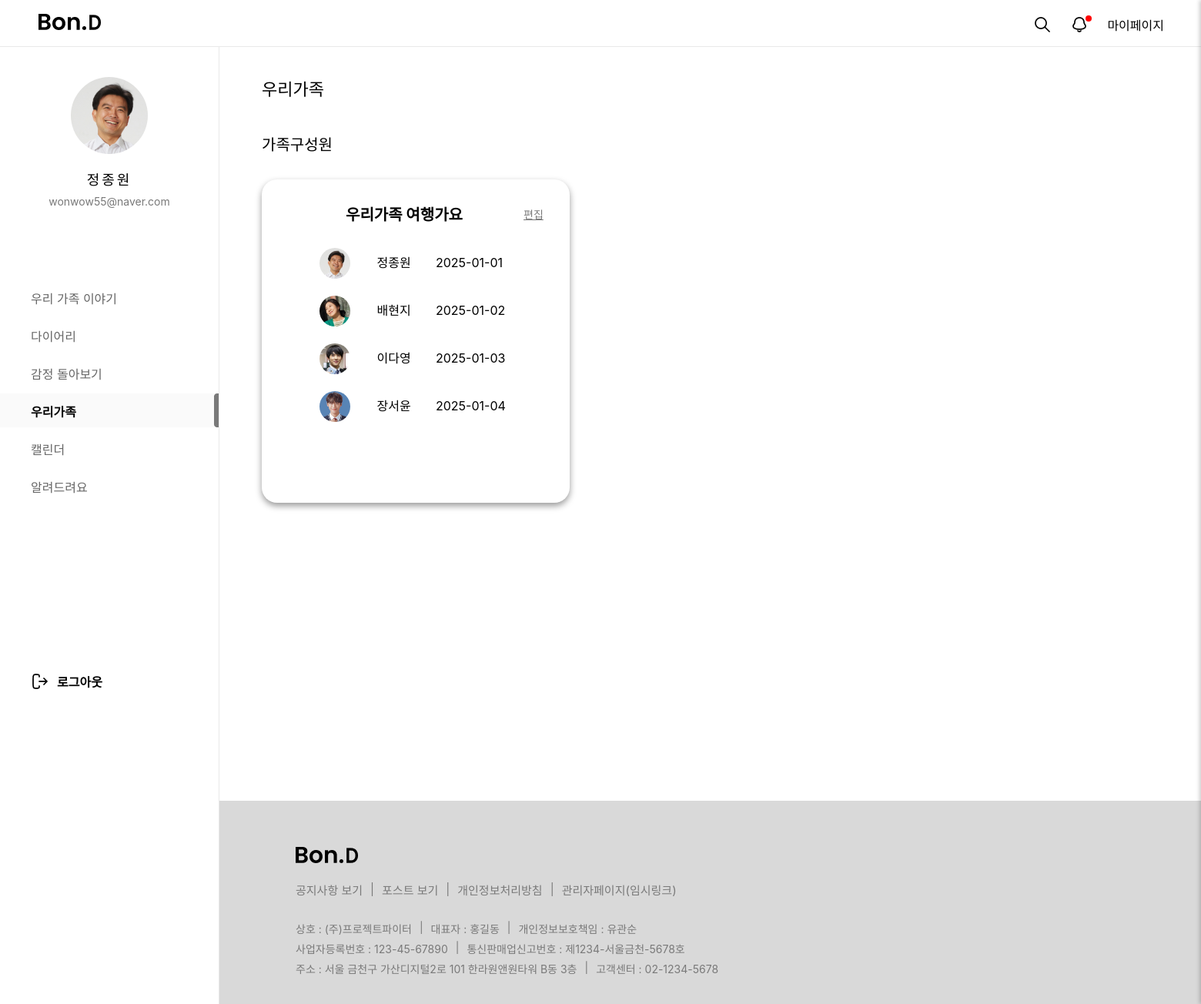
Screenshot of /family1/fam/ (signed in) with the database file from the repository.
### mypage/models.py (models this page shows, shortened)
class Img(models.Model):
  id = models.CharField(max_length=50, primary_key=True)  # 고유한 ID
  img = models.ImageField(upload_to='images/', null=True, blank=True, default='../static/images/calendar1/default_profile.png')  # 디폴트 이미지 설정

### loginpage/models.py (models this page shows, shortened)
class Member(models.Model):
  id = models.CharField(max_length=50,primary_key=True)
  pw = models.CharField(max_length=100)
  name = models.CharField(max_length=100)
  nicName = models.CharField(max_length=100,default='123')
  mail = models.EmailField(max_length=100)
  birthday = models.CharField(max_length=50)
  gender = models.CharField(max_length=10,choices=[('남자', '남자'), ('여자', '여자')])
  mdate = models.DateTimeField(auto_now=True)
  created_group = models.OneToOneField(
        'diary.GroupDiary',  # '앱이름.모델이름' 형식
        on_delete=models.SET_NULL,
        null=True,
        blank=True,
        related_name='creator'
    )
  joined_group = models.ForeignKey(
        'diary.GroupDiary',  # '앱이름.모델이름' 형식
        on_delete=models.SET_NULL,
        null=True,
        blank=True,
        related_name='members'
    )

### family1/views.py (the view)
# urls.py: path('fam/', views.fam, name='fam'),
def fam(request):
    id = request.session.get('session_id')
    if not id:
        return render(request, 'login.html', {'error': '로그인이 필요합니다.'})
    try:
        user = Member.objects.get(id=id)
    except Member.DoesNotExist:
        return render(request, 'fam.html', {'error': '사용자를 찾을 수 없습니다.'})
    created_group = user.created_group or ''
    joined_group = user.joined_group or ''
    created_group_list = list(str(created_group).split(','))
    joined_group_list = list(str(joined_group).split(','))
    created_group_name = created_group_list[2] if len(created_group_list) > 2 else None
    joined_group_name = joined_group_list[2] if len(joined_group_list) > 2 else None
    created_group_diary = GroupDiary.objects.filter(member=user, role=1).first()
    joined_group_members = []
    if created_group_diary:
      joined_group_members = GroupDiary.objects.filter(gno=created_group_diary.gno)
    joined_group_diary = GroupDiary.objects.filter(member=user, role=2).first()
    created_group_members = []
    if joined_group_diary:
      created_group_members = GroupDiary.objects.filter(gno=joined_group_diary.gno)
    created_group_members_with_img = []
    for member in created_group_members:
        img_obj = Img.objects.filter(id=member.member.id).first()
        created_group_members_with_img.append({
            'member': member.member,
            'img': img_obj.img.url if img_obj and img_obj.img else '../static/images/calendar1/default_profile.png'
        })
    joined_group_members_with_img = []
    for member in joined_group_members:
        img_obj = Img.objects.filter(id=member.member.id).first()
        joined_group_members_with_img.append({
            'member': member.member,
            'img': img_obj.img.url if img_obj and img_obj.img else '../static/images/calendar1/default_profile.png'
        })
    has_group = bool(created_group or joined_group)
    qb = Img.objects.filter(id=id).first()
    context = {
        'user':user,
        'has_group': has_group,
        'created_group': created_group,
        'joined_group': joined_group,
        'created_group_name': created_group_name,
        'joined_group_name': joined_group_name,
        'joined_group_members': joined_group_members_with_img,
        'created_group_members': created_group_members_with_img,
        "qb":qb,
    }
    return render(request, 'fam.html', context)

### diary/models.py (called while the page is built)
  def __str__(self):
    return f"{self.gno},{self.member.id},{self.gtitle},{self.gName},{self.created_at}"

### family1/templates/fam.html (shortened to what this page needs)
{% load static %}
<!DOCTYPE html>
<html lang="ko">
<head>
  <link rel="stylesheet" as="style" crossorigin
    href="https://cdn.jsdelivr.net/gh/orioncactus/pretendard@v1.3.9/dist/web/variable/pretendardvariable.min.css" />
  <link rel="stylesheet" href="{% static '/css/family1/main.css'%}" />
</head>
<body>
	<div id="top_nav">
		<h1><a href="/main/index/"></a></h1>
		<ul class="top_menu">
			<li><a id="searchBtn"><img src="/static/images/home/search_icon.png" alt=""></a></li>
			<li>
				<a id="notiBtn">
						<img src="/static/images/home/bell_off_icon.png" alt="">
						<span class="notification-dot"></span>
				</a>
		</li>
			<li><a href="/mypage/main/">마이페이지</a></li>
		</ul>
	</div>
  <div id="gnb">
    <div id="user_profile">
      <div id="pimg">
        <img src="{{ qb.img.url }}" alt="" />
      </div>
      <p id="uName">{{user.name}}</p>
      <p id="uEmail">{{user.mail}}</p>
    </div>
    <nav id="menu">
      <ul>
        <a href="/main/index/"><li class="menu_item">우리 가족 이야기</li></a>
        <a href="/diary/diaryHome/"><li class="menu_item">다이어리</li></a>
        <a href="/emotion/main/"><li class="menu_item">감정 돌아보기</li></a>
        <a href="/family1/fam/"><li class="menu_item active">우리가족</li></a>
        <a href="/calendar1/cal/"><li class="menu_item">캘린더</li></a>
        <a href="/customer/"><li class="menu_item">알려드려요</li></a>
      </ul>
    </nav>
    <div id="logout">
      <a href="/main/logout/"><span>로그아웃</span></a>
    </div>
  </div>
  <div id="main_title">
    <h1>우리가족</h1>
    <div id="top_name">가족구성원</div>
    <div id='main_tool'>
      <form method="post">
        <div id ="back_cover">
          <div id="main_me" class="{% if created_group %}show{% else %}hide{% endif %}">
            <div id = "of">
              <div id="small_title1" class="small_title">{{created_group_name}}</div>
              <button type='button' id='king'>편집</button>
            </div>
            <div class="small_list" id="small_list1">
              {% if joined_group_members %}
              {% for member in joined_group_members%}
              <div class="small_list_1">
                <div class="small_img"><img src="{{ member.img }}" alt="" /></div>
                <div class="summ">
                  <div class="small_name">{{member.member.name}}</div>
                  <div class="small_bir">{{member.member.birthday}}</div>
                </div>
              </div>
              {% endfor %}
              {% endif %}
            </div>
          </form>
        </div>
      </div>
  <div id="footer">
		<div id="f_logo_wrap">
			<img src="/static/images/home/logo_sample.png" alt="">
		</div>
		<div id="f_link">
			<ul>
				<li><a href="">공지사항 보기</a></li>
				<li>|</li>
				<li><a href="">포스트 보기</a></li>
				<li>|</li>
				<li><a href="">개인정보처리방침</a></li>
				<li>|</li>
				<li><a href="/admin1/login/">관리자페이지(임시링크)</a></li>
			</ul>
		</div>
		<div id="f_txt">
			<ul>
				<li>상호 : (주)프로젝트파이터</li>
				<li>|</li>
				<li>대표자 : 홍길동</li>
				<li>|</li>
				<li>개인정보보호책임 : 유관순</li>
			</ul>
			<ul>
				<li>사업자등록번호 : 123-45-67890</li>
				<li>|</li>
				<li>통신판매업신고번호 : 제1234-서울금천-5678호</li>
			</ul>
			<ul>
				<li>주소 : 서울 금천구 가산디지털2로 101 한라원앤원타워 B동 3층</li>
				<li>|</li>
				<li>고객센터 : 02-1234-5678</li>
			</ul>
		</div>
	</div>
</body>
</html>

### static/css/family1/main.css (style rules this page uses)
* { margin: 0; padding: 0; font-family: "Pretendard Variable", Pretendard, -apple-system, BlinkMacSystemFont, system-ui, Roboto, "Helvetica Neue", "Segoe UI", "Apple SD Gothic Neo", "Noto Sans KR", "Malgun Gothic", "Apple Color Emoji", "Segoe UI Emoji", "Segoe UI Symbol", sans-serif; }
button { cursor: pointer; }
a { text-decoration: none; color: inherit; cursor: pointer; }
ol, ul { list-style: none; }
#top_nav { width: 100%; height: 60px; background: #fff; border-bottom: 1px solid #E9E9E9; position: fixed; z-index: 1000; }
#gnb { width: 284px; height: 100%; overflow-y: auto; position: fixed; top : 60px; border-right: 1px solid #E9E9E9; background: #fff; }
#user_profile { width: 284px; height: 264px; text-align: center; }
#uName { font-size: 18px; font-weight: 500; letter-spacing: 3px; line-height: 21px; margin-top:23px }
#uEmail { font-size: 14px; font-weight: 400; line-height: 17px; color: #797979; margin-top:9px }
#pimg { width: 100px; height: 100px; border-radius: 100%; overflow: hidden; margin: 40px auto 0; }
#pimg img { width: 100%; height: 100%; object-fit: cover; }
#menu ul { list-style: none; padding-left: 0; margin-bottom: 220px; }
#menu ul li { height: 44px; padding: 11px 0 11px 40px; margin-bottom: 5px; box-sizing: border-box; transition: background-color 0.3s, color 0.3s; }
.menu_item { font-size: 16px; font-weight: 400; color: #666; }
.menu_item.active { font-size: 16px; font-weight: 600; color: #000; background-color: #FAFAFA; background-image: url(../../images/home/menu_bar.png); background-repeat: no-repeat; background-position: right center; }
#logout { font-size: 16px; font-weight: 600; margin-left: 40px; background-image: url(../../images/home/logout_icon.png); background-repeat: no-repeat; background-position: left center; }
#logout span { margin-left: 34px; }
#top_nav>h1 { width: 81px; height: 24px; background: url('../../images/home/logo_sample.png') no-repeat; position: absolute; left:50px; top:18px; }
.top_menu { display: flex; gap: 24px; justify-content: flex-end; margin-right: 48px; padding-top: 20px; box-sizing: border-box; }
#notiBtn { position: relative; }
.notification-dot { position: absolute; top: -8px; right: -4px; width: 8px; height: 8px; background-color: red; border-radius: 50%; display: none; }
#main_title { width: 1400px; height: 540px; position: relative; top: 100px; left: 340px; }
#main_title>h1 { font-size: 22px; font-weight: 400; line-height: 150%; }
#top_name { font-size: 20px; line-height: 150%; margin: 40px 0 30px 0; }
#main_tool { width: 100%; height: 402px; display: flex; }
#main_me { width: 400px; height: 420px; max-height: 1000px; overflow-y: auto; padding-bottom:10px; box-sizing: border-box; border-radius: 20px; box-shadow: 0 4px 8px rgba(0, 0, 0, 0.4); }
.small_title { margin-left: 35px; width: 300px; margin-top: 30px; justify-content: center; text-align: center; font-size: 20px; font-weight: bold; display: inline-block; flex-shrink: 0; }
#of { display:flex; width: 380px; }
#king { position: relative; margin-top: 30px; top: 0px; left: 5px; font-size: 14px; color: #797979; text-decoration: underline; background-color: #fff; justify-content: right; border: none; cursor: pointer; }
.small_list { margin: 30px 0 0 75px; width: 300px; max-height: 230px; overflow: hidden; }
.small_list_1 { margin-bottom: 20px; width: 300px; height: 42px; display: block; }
.small_img { width: 40px; height: 40px; display: inline-block; }
.small_img > img { width: 100%; height: 100%; object-fit: cover; border-radius: 100%; }
.summ { display: inline-block; align-items: center; position: relative; top: -15px; right: 5px; }
.small_name { margin-left: 35px; width: 72px; flex-shrink: 0; display: inline-block; font-size: 16px; }
.small_bir { display: inline-block; font-size: 16px; width: 108px; flex-shrink: 0; }
#footer { width: 1620px; height: 264px; font-size: 15px; color: #797979; float: left; margin-top: 500px; margin-left: 284px; padding: 60px 40px 40px 100px; box-sizing: border-box; background: #d9d9d9; overflow: hidden; }
#footer ul { display: flex; gap: 10px; }
#f_link { margin-top: 20px; margin-bottom: 30px; }
#f_txt ul li { font-size: 14px; margin-bottom: 6px; }
#back_cover { width: 840px; display: flex; justify-content: space-between; }
.show { display: block; }

### rows the page displays
Img: img (picture)
Member: name "정종원", mail "wonwow55@naver.com", shows a picture, member.name "정종원", member.birthday "2025-01-01"
Member: shows a picture, member.name "배현지", member.birthday "2025-01-02"
Member: shows a picture, member.name "이다영", member.birthday "2025-01-03"
Member: shows a picture, member.name "장서윤", member.birthday "2025-01-04"

### other values shown
{{ created_group_name }} "우리가족 여행가요"
